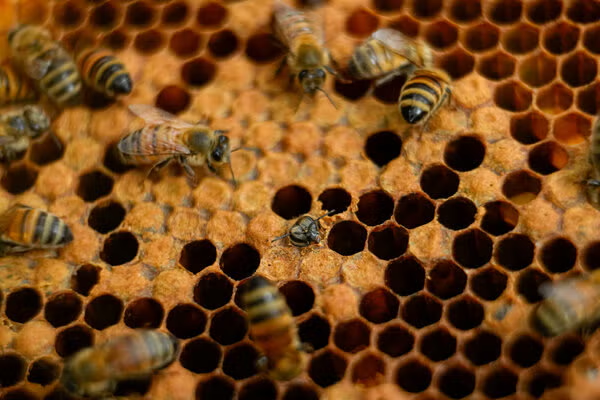
#> input picture lab2/bees.png, 600 x 400 px
$ python lab02.py bees.png
#> lines starting #> are read from the running program, lines starting #| are printed output that depends on the picture; after the words box and inside, x2 and y2 are one past the last pixel; in counts of white or black regions, pixels touching at a corner belong together
import numpy as np;
import cv2 as cv;
import matplotlib.pyplot as plt;
from sys import argv;


FILENAME = 'bees.png';

###############################################################################

# 1) Загрузить изображение
img_bgr = cv.imread(FILENAME);
#> img_bgr is the input picture: shape (400, 600, 3); mean B, G, R 27.9, 68.9, 112.5
img_rgb = cv.cvtColor(img_bgr, cv.COLOR_BGR2RGB);
gray = cv.cvtColor(img_rgb, cv.COLOR_RGB2GRAY);
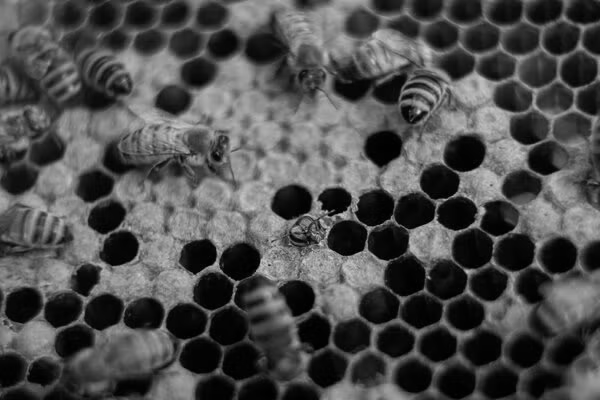
#> gray: shape (400, 600); min 0, max 217, mean 77.3

# 2) Выполнить бинаризацию
# сначала размытие изображения
#img_blur_median = None;
#img_blur_gauss = None;

THRESH = 64 + 32 - 16 - 8;

thresh_manual, img_manual = cv.threshold(gray, THRESH, 255, cv.THRESH_BINARY);
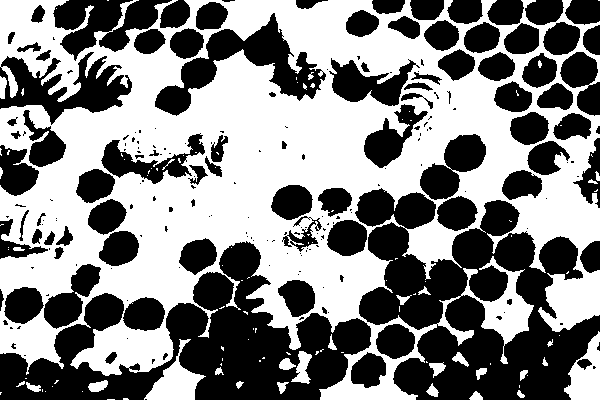
#> img_manual: shape (400, 600); 51.5% white; 210 black regions (121 under 20 px), largest, box (x1, y1, x2, y2) and area: (355, 188, 600, 400) 28040, (0, 241, 371, 400) 23853, (155, 13, 326, 116) 5434
#> thresh_manual = 72
thresh_otsu, img_otsu = cv.threshold(gray, 0, 255, cv.THRESH_BINARY + cv.THRESH_OTSU);
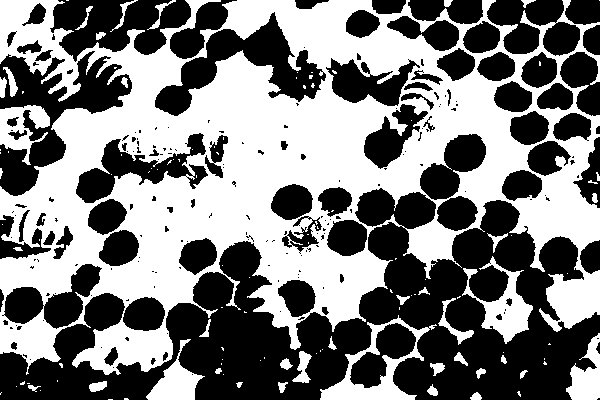
#> img_otsu: shape (400, 600); 48.6% white; 112 white regions (73 under 20 px), largest, box (x1, y1, x2, y2) and area: (0, 0, 600, 375) 104823, (320, 315, 437, 400) 2518, (462, 256, 533, 344) 2089
#> thresh_otsu = 78
img_mean = cv.adaptiveThreshold(gray,255,cv.ADAPTIVE_THRESH_MEAN_C,\
            cv.THRESH_BINARY, blockSize=43, C=1);
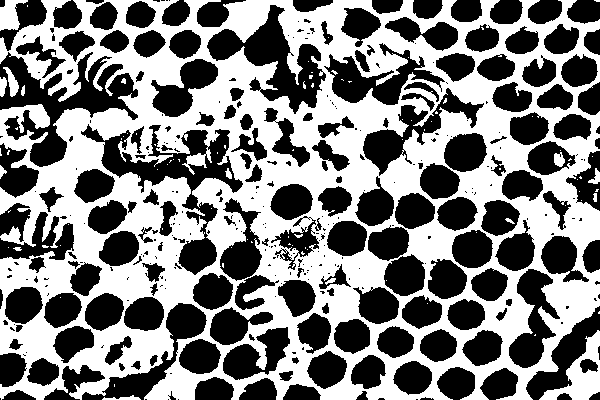
#> img_mean: shape (400, 600); 49.6% white; 89 white regions (72 under 20 px), largest, box (x1, y1, x2, y2) and area: (0, 0, 600, 400) 115808, (539, 330, 600, 400) 1575, (0, 0, 28, 31) 517
img_gauss = cv.adaptiveThreshold(gray,255,cv.ADAPTIVE_THRESH_GAUSSIAN_C,\
            cv.THRESH_BINARY, blockSize=55, C=1);
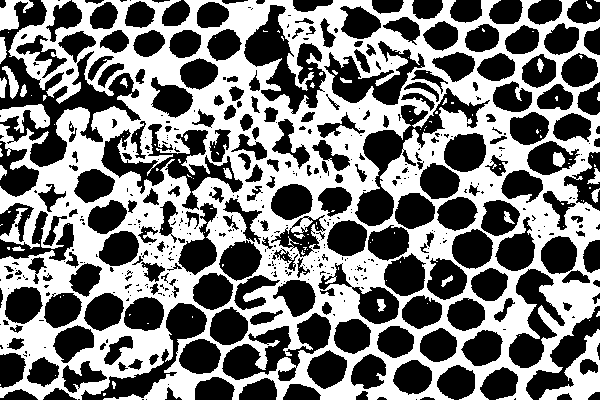
#> img_gauss: shape (400, 600); 47.8% white; 124 white regions (100 under 20 px), largest, box (x1, y1, x2, y2) and area: (0, 0, 600, 400) 110026, (539, 329, 600, 400) 1577, (0, 104, 50, 133) 726

# TODO: нужно будет также отображать гистограммы и порог бинаризации
fig, ax = plt.subplots(3, 2, dpi=200);


ax[0,0].imshow(img_rgb);
ax[0,0].set_title('Исходное изображение');
ax[0,0].axis('off');

ax[0, 1].imshow(gray, cmap='gray', vmin=0, vmax=255);
ax[0, 1].set_title('Изображение в оттенках серого');
ax[0, 1].axis('off');

# ручная бинаризация с пороговым значением = THRESH
ax[1,0].imshow(img_manual, cmap='gray', vmin=0, vmax=255);
ax[1,0].set_title('Ручная бинаризация');
ax[1,0].axis('off');

# бинаризация методом Отцу
ax[1, 1].imshow(img_otsu, cmap='gray', vmin=0, vmax=255);
ax[1, 1].set_title('Бинаризация методом Отцу (порог = %d)' % thresh_otsu);
ax[1, 1].axis('off');

# адаптивная бинаризация № 1
ax[2,0].imshow(img_mean, cmap='gray', vmin=0, vmax=255);
ax[2,0].set_title('Адаптивная бинаризация\nпо среднему значению');
ax[2,0].axis('off');

# адаптивная бинаризация № 2
ax[2, 1].imshow(img_gauss, cmap='gray', vmin=0, vmax=255);
ax[2, 1].set_title('Адаптивная бинаризация по Гауссу');
ax[2, 1].axis('off');

fig.tight_layout();
plt.show();

$ run again, with lab2/img.jpg saved as lab2/bees.png
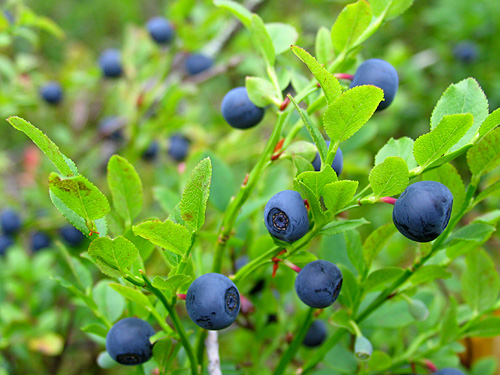
#> input picture lab2/img.jpg, 500 x 375 px
#> img_bgr is the input picture: shape (375, 500, 3); mean B, G, R 62.1, 158.6, 111.5
#> `thresh_manual, img_manual = cv.threshold(gray, THRESH, 255, cv.THRESH_..`:
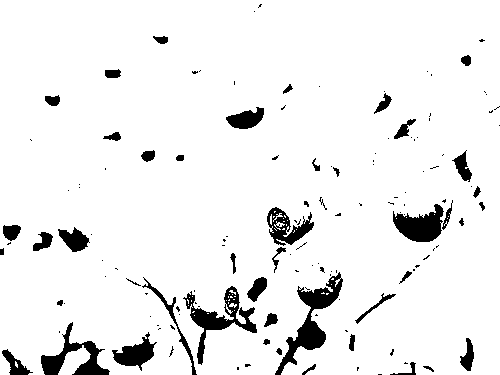
#> img_manual: shape (375, 500); 93.2% white; 139 black regions (92 under 20 px), largest, box (x1, y1, x2, y2) and area: (275, 272, 343, 375) 1765, (183, 286, 257, 365) 1427, (41, 322, 110, 375) 1196
#> thresh_manual = 72
#> img_otsu: shape (375, 500); 51.6% white; 248 black regions (191 under 20 px), largest, box (x1, y1, x2, y2) and area: (0, 136, 500, 375) 56562, (341, 0, 500, 169) 10099, (0, 0, 167, 76) 5683
#> thresh_otsu = 132
#> img_mean: shape (375, 500); 51.9% white; 343 black regions (283 under 20 px), largest, box (x1, y1, x2, y2) and area: (0, 0, 279, 375) 21113, (271, 123, 500, 375) 16347, (327, 0, 500, 196) 10825
#> `img_gauss = cv.adaptiveThreshold(gray,255,cv.ADAPTIVE_THRESH_GAUSSIAN_..`:
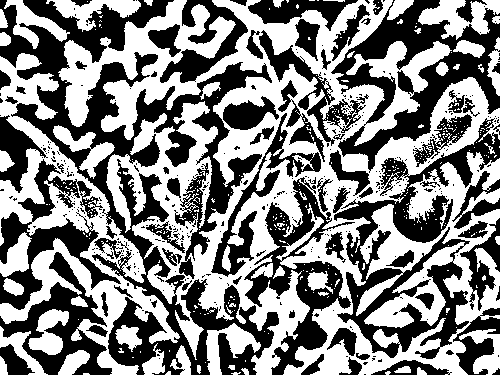
#> img_gauss: shape (375, 500); 51.4% white; 370 black regions (296 under 20 px), largest, box (x1, y1, x2, y2) and area: (0, 0, 279, 375) 27922, (334, 118, 500, 359) 10786, (331, 0, 500, 173) 9774
